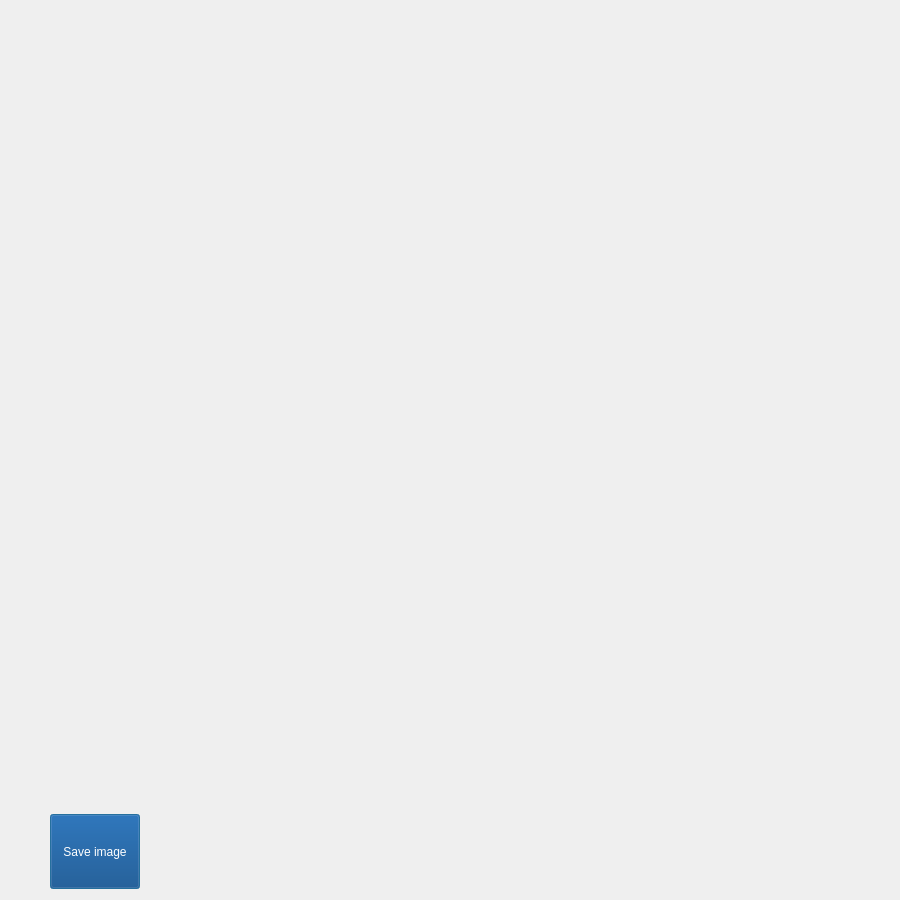
<?xml version="1.0" encoding="UTF-8"?>
<ui version="4.0">
 <class>Dialog</class>
 <widget class="QDialog" name="Dialog">
  <property name="geometry">
   <rect>
    <x>0</x>
    <y>0</y>
    <width>900</width>
    <height>900</height>
   </rect>
  </property>
  <property name="minimumSize">
   <size>
    <width>900</width>
    <height>900</height>
   </size>
  </property>
  <property name="windowTitle">
   <string>Dialog</string>
  </property>
  <layout class="QHBoxLayout" name="horizontalLayout">
   <item>
    <layout class="QVBoxLayout" name="verticalLayout">
     <item>
      <widget class="QLabel" name="encodedImage">
       <property name="sizePolicy">
        <sizepolicy hsizetype="Preferred" vsizetype="Preferred">
         <horstretch>0</horstretch>
         <verstretch>0</verstretch>
        </sizepolicy>
       </property>
       <property name="minimumSize">
        <size>
         <width>800</width>
         <height>800</height>
        </size>
       </property>
       <property name="styleSheet">
        <string notr="true">border-radius: 8px;</string>
       </property>
       <property name="text">
        <string/>
       </property>
       <property name="alignment">
        <set>Qt::AlignCenter</set>
       </property>
      </widget>
     </item>
     <item>
      <widget class="QPushButton" name="saveImageBtn">
       <property name="sizePolicy">
        <sizepolicy hsizetype="Fixed" vsizetype="Fixed">
         <horstretch>0</horstretch>
         <verstretch>0</verstretch>
        </sizepolicy>
       </property>
       <property name="minimumSize">
        <size>
         <width>50</width>
         <height>75</height>
        </size>
       </property>
       <property name="cursor">
        <cursorShape>PointingHandCursor</cursorShape>
       </property>
       <property name="styleSheet">
        <string notr="true">padding: 12px;
color: white;
font-size: 1em;
background-color: #003e7f;</string>
       </property>
       <property name="text">
        <string>Save image</string>
       </property>
      </widget>
     </item>
    </layout>
   </item>
  </layout>
 </widget>
 <resources/>
 <connections/>
</ui>
